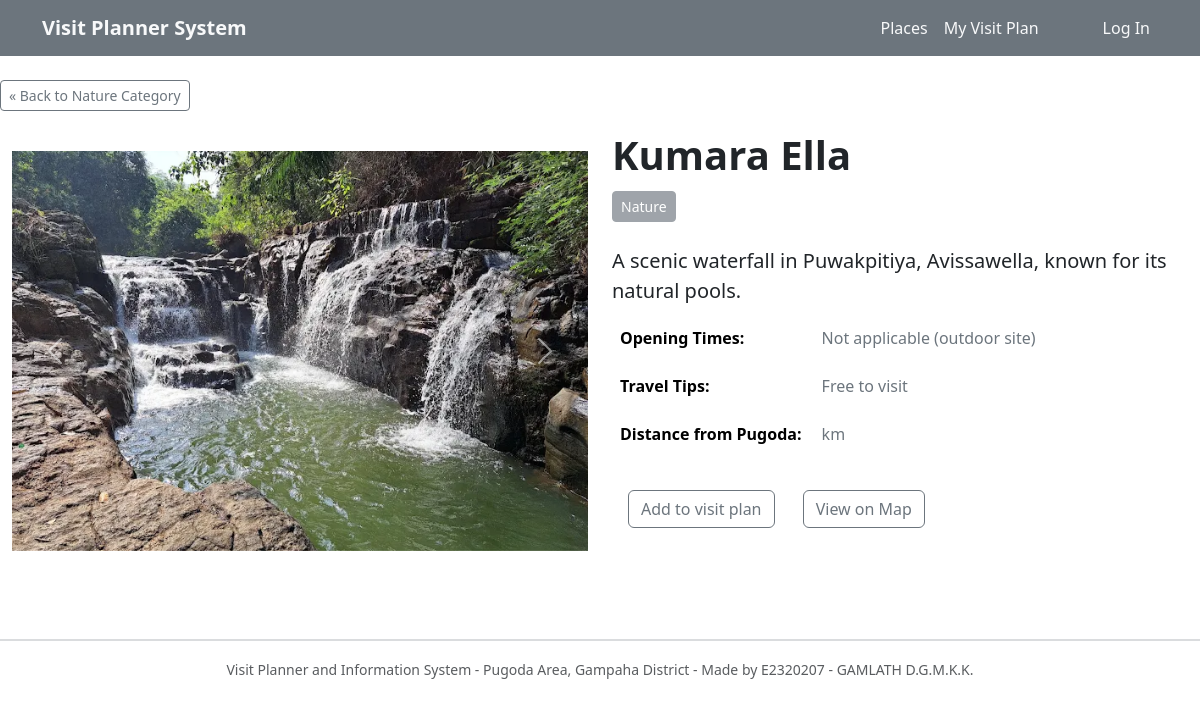
Screenshot of /place_details.php?place_id=1 with the database file from the repository.
### tables this page shows
CREATE TABLE IF NOT EXISTS place (
    place_id           INT AUTO_INCREMENT PRIMARY KEY,
    place_name         VARCHAR(255) NOT NULL,
    place_description  TEXT NOT NULL,
    opening_time       VARCHAR(255) DEFAULT 'Not Applicable',
    travel_tip         VARCHAR(255),
    distance_km        DECIMAL(5,2),
    latitude           DECIMAL(10,7),
    longitude          DECIMAL(10,7),
    image_path         VARCHAR(255),
    created_at         TIMESTAMP DEFAULT CURRENT_TIMESTAMP,
    updated_at         TIMESTAMP DEFAULT CURRENT_TIMESTAMP ON UPDATE CURRENT_TIMESTAMP,
    category_id        INT NOT NULL,
    FOREIGN KEY (category_id) REFERENCES category(category_id)
        ON DELETE RESTRICT ON UPDATE CASCADE
);

CREATE TABLE IF NOT EXISTS category (
    category_id   INT AUTO_INCREMENT PRIMARY KEY,
    category_name VARCHAR(100) NOT NULL
);

### place_details.php (the view, shortened to what this page needs)
<?php
include __DIR__ . '/includes/header.php';
$selected_place_id = $_GET['place_id'] ?? null;
$is_added_to_vistiplan = in_array($selected_place_id, $_SESSION['visit_plan']);
$sql = "SELECT p.place_name, p.place_description, p.opening_time, p.travel_tip, p.distance_km, p.image_path, c.category_name FROM place p INNER JOIN category c ON c.category_id = p.category_id WHERE place_id = ?";
$result = $conn->execute_query($sql, [$selected_place_id]);
$row = $result->fetch_assoc();
if ($row) {
    $place_name        = htmlspecialchars($row['place_name']);
    $place_description = htmlspecialchars($row['place_description']);
    $opening_time      = htmlspecialchars($row['opening_time']);
    $travel_tip        = htmlspecialchars($row['travel_tip']);
    $distance_km       = htmlspecialchars($row['distance_km']);
    $image_path        = htmlspecialchars($row['image_path']);
    $category_name     = htmlspecialchars($row['category_name']);
} else {
    echo "Place not found.";
}
?>
<div class="container-xxl">
    <div class="row">
        <a href="index.php?category=<?= $category_name; ?>" class="btn btn-outline-<?= $theme_color; ?> btn-sm col-auto mt-4 mb-3">&laquo; Back to <?= $category_name; ?> Category </a>
    </div>
    <div class="row">
        <div class="col-6 my-4">
            <div id="carouselExampleAutoplaying" class="carousel slide" data-bs-ride="carousel">
                <div class="carousel-inner">
                    <?php
                    $allowed_extension = ['webp'];
                    $count = 0;
                    if (is_dir($image_path)) {
                        $iterator = new FilesystemIterator($image_path, FilesystemIterator::SKIP_DOTS);
                        foreach ($iterator as $fileinfo) {
                            if ($fileinfo->isFile()) {
                                $filename = $fileinfo->getFilename();
                                $extension = strtolower(pathinfo($fileinfo, PATHINFO_EXTENSION));
                                if(in_array($extension, $allowed_extension)) {
                                    $webpath = rtrim($image_path, '/') . '/' . $filename;
                                    if ($count < 1) {
                                        echo '<div class="carousel-item active"> <img src="' . htmlspecialchars($webpath) . '" class="d-block w-100" alt="Image of '.$place_name.'"> </div>';
                                    }
                                    else {
                                        echo '<div class="carousel-item"> <img src="' . htmlspecialchars($webpath) . '" class="d-block w-100" alt="Image of '.$place_name.'"> </div>';
                                    }
                                    $count++;
                                }
                            }
                        }
                    }
                    ?>
                </div>
                <button class="carousel-control-prev" type="button" data-bs-target="#carouselExampleAutoplaying" data-bs-slide="prev">
                    <span class="carousel-control-prev-icon" aria-hidden="true"></span>
                </button>
                <button class="carousel-control-next" type="button" data-bs-target="#carouselExampleAutoplaying" data-bs-slide="next">
                    <span class="carousel-control-next-icon" aria-hidden="true"></span>
                </button>
            </div>
        </div>
        <div class="col-6 my-2">
            <p class="fs-1 fw-semibold lh-1"><?= $place_name; ?></p>
            <button type="button" class="btn btn-<?= $theme_color; ?> btn-sm" disabled><?= $category_name; ?></button>
            <p class="lead mt-4"><?= $place_description; ?></p>
            <table class="table table-borderless fs-6 lh-1 mb-0">
                <tbody>
                    <tr>
                        <td class="fw-bold pb-4" style="width: 35%;">Opening Times:</td>
                        <td class="pb-4 text-secondary"><?= $opening_time; ?></td>
                    </tr>
                    <tr>
                        <td class="fw-bold pb-4">Travel Tips:</td>
                        <td class="pb-4 text-secondary"><?= $travel_tip; ?></td>
                    </tr>
                    <tr>
                        <td class="fw-bold pb-4">Distance from Pugoda:</td>
                        <td class="pb-4 text-secondary"><?= $distance_km; ?> km</td>
                    </tr>
                </tbody>
            </table>
            <form action="#" method="post">
                <?php
                 if (!$is_added_to_vistiplan) {
                    echo '<button type="submit" name="action" value="add" class="btn btn-outline-' . $theme_color . ' ms-3 mt-4"> Add to visit plan</button>';
                 } else {
                    echo '<button type="submit" name="action" value="remove" class="btn btn-outline-' . $theme_color . ' ms-3 mt-4"> Remove from visit plan</button>';
                 }
                 ?>
                <a href="my_visit_plan.php" class="btn btn-outline-<?= $theme_color ?> ms-4 mt-4"> View on Map</a>
            </form>
        </div>
    </div>
</div>
<?php
include __DIR__ . '/includes/footer.php';
?>

### css/style.css (style rules this page uses)
.carousel-item img { height: 400px; width: 100%; object-fit: cover; }

### rows the page displays
place: category.category_name "Nature", image_path (picture), place_name "Kumara Ella", place_description "A scenic waterfall in Puwakpitiya, Avissawella, known for its natural pools.", opening_time "Not applicable (outdoor site)", travel_tip "Free to visit"
